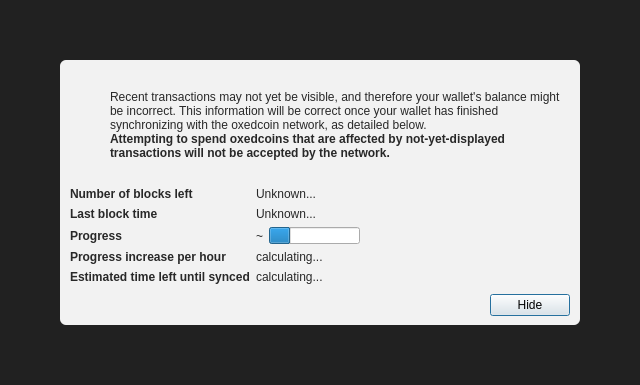
<?xml version="1.0" encoding="UTF-8"?>
<ui version="4.0">
 <class>ModalOverlay</class>
 <widget class="ModalOverlay" name="ModalOverlay">
  <property name="geometry">
   <rect>
    <x>0</x>
    <y>0</y>
    <width>640</width>
    <height>385</height>
   </rect>
  </property>
  <property name="windowTitle">
   <string>Form</string>
  </property>
  <layout class="QVBoxLayout" name="verticalLayout" stretch="0">
   <property name="sizeConstraint">
    <enum>QLayout::SetDefaultConstraint</enum>
   </property>
   <property name="leftMargin">
    <number>0</number>
   </property>
   <property name="topMargin">
    <number>0</number>
   </property>
   <property name="rightMargin">
    <number>0</number>
   </property>
   <property name="bottomMargin">
    <number>0</number>
   </property>
   <item>
    <widget class="QWidget" name="bgWidget" native="true">
     <property name="styleSheet">
      <string notr="true">#bgWidget { background: rgba(0,0,0,220); }</string>
     </property>
     <layout class="QVBoxLayout" name="verticalLayoutMain" stretch="1">
      <property name="leftMargin">
       <number>60</number>
      </property>
      <property name="topMargin">
       <number>60</number>
      </property>
      <property name="rightMargin">
       <number>60</number>
      </property>
      <property name="bottomMargin">
       <number>60</number>
      </property>
      <item>
       <widget class="QWidget" name="contentWidget" native="true">
        <property name="styleSheet">
         <string notr="true">#contentWidget { background: rgba(255,255,255,240); border-radius: 6px; }

QLabel { color: rgb(40,40,40);  }</string>
        </property>
        <layout class="QVBoxLayout" name="verticalLayoutSub" stretch="1,0,0,0">
         <property name="spacing">
          <number>0</number>
         </property>
         <property name="leftMargin">
          <number>10</number>
         </property>
         <property name="topMargin">
          <number>10</number>
         </property>
         <property name="rightMargin">
          <number>10</number>
         </property>
         <property name="bottomMargin">
          <number>10</number>
         </property>
         <item>
          <layout class="QHBoxLayout" name="horizontalLayoutIconText" stretch="0,1">
           <property name="topMargin">
            <number>20</number>
           </property>
           <item>
            <layout class="QVBoxLayout" name="verticalLayoutIcon">
             <property name="leftMargin">
              <number>0</number>
             </property>
             <item>
              <widget class="QPushButton" name="warningIcon">
               <property name="enabled">
                <bool>false</bool>
               </property>
               <property name="text">
                <string/>
               </property>
               <property name="icon">
                <iconset>
                 <normaloff>:/icons/warning</normaloff>
                 <disabledoff>:/icons/warning</disabledoff>:/icons/warning</iconset>
               </property>
               <property name="iconSize">
                <size>
                 <width>48</width>
                 <height>48</height>
                </size>
               </property>
               <property name="flat">
                <bool>true</bool>
               </property>
              </widget>
             </item>
             <item>
              <spacer name="verticalSpacerWarningIcon">
               <property name="orientation">
                <enum>Qt::Vertical</enum>
               </property>
               <property name="sizeHint" stdset="0">
                <size>
                 <width>20</width>
                 <height>40</height>
                </size>
               </property>
              </spacer>
             </item>
            </layout>
           </item>
           <item>
            <layout class="QVBoxLayout" name="verticalLayoutInfoText">
             <property name="leftMargin">
              <number>0</number>
             </property>
             <property name="topMargin">
              <number>0</number>
             </property>
             <item>
              <widget class="QLabel" name="infoText">
               <property name="text">
                <string>Recent transactions may not yet be visible, and therefore your wallet's balance might be incorrect. This information will be correct once your wallet has finished synchronizing with the oxedcoin network, as detailed below.</string>
               </property>
               <property name="textFormat">
                <enum>Qt::RichText</enum>
               </property>
               <property name="wordWrap">
                <bool>true</bool>
               </property>
              </widget>
             </item>
             <item>
              <widget class="QLabel" name="infoTextStrong">
               <property name="font">
                <font>
                 <weight>75</weight>
                 <bold>true</bold>
                </font>
               </property>
               <property name="text">
                <string>Attempting to spend oxedcoins that are affected by not-yet-displayed transactions will not be accepted by the network.</string>
               </property>
               <property name="textFormat">
                <enum>Qt::RichText</enum>
               </property>
               <property name="wordWrap">
                <bool>true</bool>
               </property>
              </widget>
             </item>
             <item>
              <spacer name="verticalSpacerInTextSpace">
               <property name="orientation">
                <enum>Qt::Vertical</enum>
               </property>
               <property name="sizeHint" stdset="0">
                <size>
                 <width>20</width>
                 <height>40</height>
                </size>
               </property>
              </spacer>
             </item>
            </layout>
           </item>
          </layout>
         </item>
         <item>
          <spacer name="verticalSpacerAfterText">
           <property name="orientation">
            <enum>Qt::Vertical</enum>
           </property>
           <property name="sizeHint" stdset="0">
            <size>
             <width>20</width>
             <height>40</height>
            </size>
           </property>
          </spacer>
         </item>
         <item>
          <layout class="QFormLayout" name="formLayout">
           <property name="fieldGrowthPolicy">
            <enum>QFormLayout::FieldsStayAtSizeHint</enum>
           </property>
           <property name="horizontalSpacing">
            <number>6</number>
           </property>
           <property name="verticalSpacing">
            <number>6</number>
           </property>
           <property name="topMargin">
            <number>10</number>
           </property>
           <item row="0" column="0">
            <widget class="QLabel" name="labelNumberOfBlocksLeft">
             <property name="font">
              <font>
               <weight>75</weight>
               <bold>true</bold>
              </font>
             </property>
             <property name="text">
              <string>Number of blocks left</string>
             </property>
            </widget>
           </item>
           <item row="0" column="1">
            <widget class="QLabel" name="numberOfBlocksLeft">
             <property name="text">
              <string>Unknown...</string>
             </property>
            </widget>
           </item>
           <item row="1" column="0">
            <widget class="QLabel" name="labelLastBlockTime">
             <property name="font">
              <font>
               <weight>75</weight>
               <bold>true</bold>
              </font>
             </property>
             <property name="text">
              <string>Last block time</string>
             </property>
            </widget>
           </item>
           <item row="1" column="1">
            <widget class="QLabel" name="newestBlockDate">
             <property name="sizePolicy">
              <sizepolicy hsizetype="Maximum" vsizetype="Preferred">
               <horstretch>0</horstretch>
               <verstretch>0</verstretch>
              </sizepolicy>
             </property>
             <property name="text">
              <string>Unknown...</string>
             </property>
            </widget>
           </item>
           <item row="2" column="0">
            <widget class="QLabel" name="labelSyncDone">
             <property name="font">
              <font>
               <weight>75</weight>
               <bold>true</bold>
              </font>
             </property>
             <property name="text">
              <string>Progress</string>
             </property>
            </widget>
           </item>
           <item row="2" column="1">
            <layout class="QHBoxLayout" name="horizontalLayoutSync" stretch="0,1">
             <item>
              <widget class="QLabel" name="percentageProgress">
               <property name="text">
                <string notr="true">~</string>
               </property>
              </widget>
             </item>
             <item>
              <widget class="QProgressBar" name="progressBar">
               <property name="value">
                <number>24</number>
               </property>
               <property name="format">
                <string/>
               </property>
              </widget>
             </item>
            </layout>
           </item>
           <item row="4" column="0">
            <widget class="QLabel" name="labelProgressIncrease">
             <property name="font">
              <font>
               <weight>75</weight>
               <bold>true</bold>
              </font>
             </property>
             <property name="text">
              <string>Progress increase per hour</string>
             </property>
            </widget>
           </item>
           <item row="4" column="1">
            <widget class="QLabel" name="progressIncreasePerH">
             <property name="text">
              <string>calculating...</string>
             </property>
            </widget>
           </item>
           <item row="5" column="0">
            <widget class="QLabel" name="labelEstimatedTimeLeft">
             <property name="font">
              <font>
               <weight>75</weight>
               <bold>true</bold>
              </font>
             </property>
             <property name="text">
              <string>Estimated time left until synced</string>
             </property>
            </widget>
           </item>
           <item row="5" column="1">
            <widget class="QLabel" name="expectedTimeLeft">
             <property name="text">
              <string>calculating...</string>
             </property>
            </widget>
           </item>
          </layout>
         </item>
         <item>
          <layout class="QHBoxLayout" name="horizontalLayoutButtons">
           <property name="leftMargin">
            <number>10</number>
           </property>
           <property name="topMargin">
            <number>10</number>
           </property>
           <item>
            <spacer name="horizontalSpacer">
             <property name="orientation">
              <enum>Qt::Horizontal</enum>
             </property>
             <property name="sizeHint" stdset="0">
              <size>
               <width>40</width>
               <height>20</height>
              </size>
             </property>
            </spacer>
           </item>
           <item>
            <widget class="QPushButton" name="closeButton">
             <property name="text">
              <string>Hide</string>
             </property>
             <property name="focusPolicy">
              <enum>Qt::StrongFocus</enum>
             </property>
             <property name="default">
              <bool>true</bool>
             </property>
            </widget>
           </item>
          </layout>
         </item>
        </layout>
       </widget>
      </item>
     </layout>
    </widget>
   </item>
  </layout>
 </widget>
 <customwidgets>
  <customwidget>
   <class>ModalOverlay</class>
   <extends>QWidget</extends>
   <header>qt/modaloverlay.h</header>
   <container>1</container>
  </customwidget>
 </customwidgets>
 <resources/>
 <connections/>
</ui>
